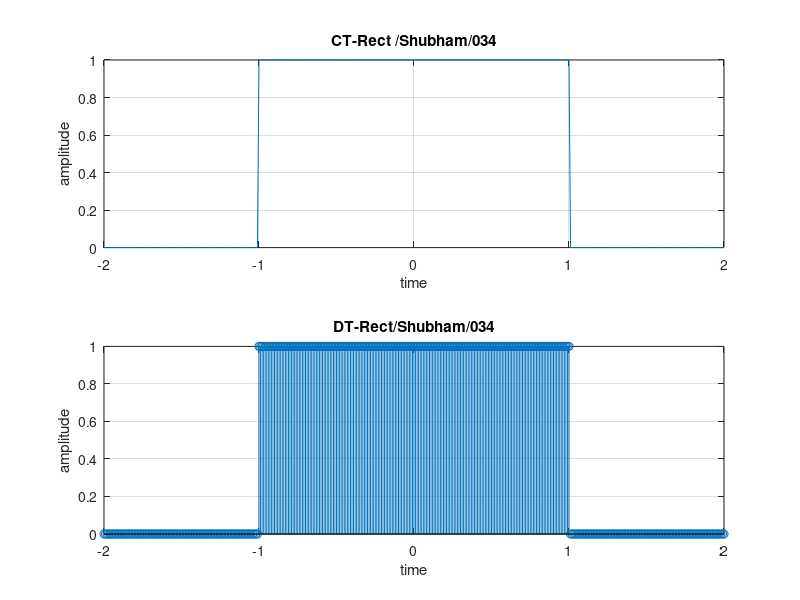

The MATLAB source for this figure:
%construct a CT and DT Rect signal

clc;
close all;
clear all;
i=1;
for t= -2:0.01:2
    if(t>=-1 && t<=1)
        x(i)=1;
    else
        x(i)=0;
    end
    i=i+1;
end
t=-2:0.01:2;
subplot(2,1,1);
plot(t,x);
xlabel('time');
ylabel('amplitude');
title('CT-Rect /Shubham/034');
grid on;
i=1;
for t=-2:0.01:2
    if(t>=-1 && t<=1)
        x(i)=1;
    else
        x(i)=0;
    end
    i=i+1;
end
t=-2:0.01:2;
subplot(2,1,2);
stem(t,x);
xlabel('time');
ylabel('amplitude');
title('DT-Rect/Shubham/034');
grid on;